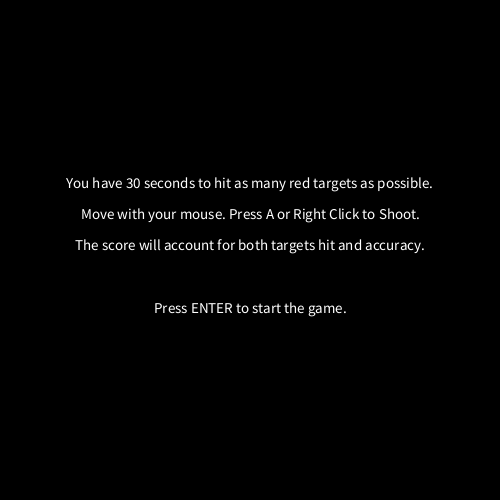
Frame 1 (no input)
Frame 60 (the mouse pressed at the canvas centre just before this capture): identical to frame 1, image omitted
Frame 120 (the mouse held since frame 60 and released just before this capture): identical to frame 1, image omitted

The Processing sketch that drew this single still picture (run headless with seeded random() and noise(); from frame 60 on, the mouse is pressed at the canvas centre):

// Processing sketch: processing_90803
// ── processing_90803.pde

// HOMEWORK 7
// JOSEPH OAK © 2013

float halfwd, halfht, x, y, halfside, triheight, randx, randy, randint, dleft, dright;
float triright, trileft, by, px, contact, ginc, randcoorx, randcoory, prandcoorx, prandcoory; 
float d, x1, y1, x2, y2, time, accuracy, score, shotstaken, crandcoorx, crandcoory;
float xspeed, yspeed, ex, ey, randpos, randneg, bufferwd, bufferht, ewd, eht;
int trigger, randcolor1, randcolor2, randcolor3, countdown;
int phase, startTime, gameTime;

void setup() {
  size(500, 500);
  background(0);
  smooth();
  frameRate(60);
  halfwd = (width/2);
  halfht = (height/2);
  halfside = width * .0625;
  x = width/2;
  y = height - (halfside);
  triheight = y - (halfside * sqrt(3));
  trigger = 0;
  contact = ((height * .0375)/2) + by;
  ginc = height * .108;
  randx();
  randy();
  randcolor1 = int(random(0, 255));
  randcolor2 = int(random(0, 255));
  randcolor3 = int(random(0, 255));
  score = 0;
  gameTime = 30000;
  crandcoorx = randcoorx;
  crandcoory = randcoory;
  
  ex = width/2;
  ey = height/2;
  ewd = halfside;
  eht = halfside;
  xspeed = - 4;
  yspeed = 4;
  bufferwd = (halfside * 2)/2;
  bufferht = (halfside * 2)/2;
  randpos = 4;
  randneg  = - 4;
}

void draw() {
  background( 0 );
  if ( phase == 0 ) {
    instructions( );
  }
  else if (phase == 1) {
     play();
  } else {
    score();
  }
}

// PRINTS INSTRUCTIONS
void instructions() {
  textAlign(CENTER);
  textSize(15);
  text("You have 30 seconds to hit as many red targets as possible.", halfwd, halfht * .75);
  text("Move with your mouse. Press A or Right Click to Shoot.", halfwd, halfht * .875);
  text("The score will account for both targets hit and accuracy.", halfwd, halfht);
  text("Press ENTER to start the game.", halfwd, halfht * 1.25);
}

// GAME
void play() {
  setpx();
  scrim();
  grid();
  drawtriangle();
  drawbullet();
  istriggerpressed();
  target();
  timer();
  checkTime();
}

void mousePressed() {
  if (phase == 1) {
    trigger = 1;
    shotstaken++;
  }
}

void keyPressed() {
  // STARTS/RESETS GAME
  if (keyCode == ENTER) {
    if (phase == 0 || phase == 2) {
        phase = 1;
        startTime = millis();
        score = 0;
        shotstaken = 0;
     }
  }
  // TRIGGER
    if (key == 'a') {
      trigger = 1;
      shotstaken++;
    }
}

// RESETS BULLET POSITION
void istriggerpressed() {
  if (by <= 0) {
    by = height * .8;
    trigger = 0;
  }
}

// SETS PREVIOUS X
void setpx() {
  if (trigger == 1) {
    px = px;
  } else if (trigger == 0) {
    px = x;
  }
}

// DRAWS SCRIM
void scrim() {
  noStroke();
  fill(0);
  rect(0, 0, width, height);
}

// DRAWS GRID
void grid() {
  stroke(100);
  strokeWeight(1);
  // DRAWS DIVISION LINE
  line(0, halfside * 12, width, halfside * 12);
  // DRAWS BASE
  fill(0);
  noStroke();
  rect(0, height - (halfside), width, (halfside * 2));
  stroke(255);
  line(0, height - halfside, width, height - halfside);
}

// DRAWS TRIANGLE
void drawtriangle() {
  x = mouseX;
  triright = x - halfside;
  trileft = x + halfside;
  fill(255);
  stroke(255);
  triangle(trileft , y, x, triheight, triright, y);
}

// DRAWS BULLET
void drawbullet() {
  stroke(255);
  strokeWeight(3);
  if (trigger == 1) {
    fill(255);
    noStroke();
    ellipse(px, by, 10, 10);
    by = by - 30;
  }
  calcdistance();
}

// DRAWS BOUNCING TARGET
void target() {
  moveit();
  circle(ex, ey);
  if (d <= bufferht) {
    fill(255);
    ellipse(ex, ey, halfside * 2, halfside * 2);
    randx();
    randy();
    ex = randcoorx;
    ey = halfside;
    by = height * .8;
    trigger = 0;
    score++;
    delay(50);
  }
}

void circle(float x, float y) {
  fill(255, 0, 0);
  noStroke();
  ellipse(x, y, halfside * 2, halfside * 2);
}

// CALCULATES THE DISTANCE BETWEEN THE TARGET AND THE BULLET
void calcdistance() {
  x1 = ex;
  y1 = ey;
  x2 = px;
  y2 = by;
  d = int(dist(x1, y1, x2, y2));
}

// WRITES TIME REMAINING AND SCORE ABOVE PLAYER
void timer() {
  time = gameTime/1000;
  countdown = gameTime/1000 - ((millis( ) - startTime))/1000;
  textSize(60);
  fill(255);
  if (countdown <= 20 && countdown >= 11) {
    fill(255, 255, 0);
  } else if (countdown <= 10) {
      fill(255, 0, 0);
  }
  textAlign(CENTER);
  text (countdown, x, halfside * 10.5);
  textSize(30);
  fill(255);
  text(int(score), x, halfside * 12);
}

// CHECKS GAME TIME
void checkTime() {
  if (countdown == 0) {
    phase = 2;
  }
}   

// RANDOMIZES X COORDINATE
void randx() {
  randint = int(random(0, 6));
  
  if (randint == 0) {
    randcoorx = halfside * 2;
  }
  if (randint == 1) {
    randcoorx = halfside * 4;
  }
  if (randint == 2) {
    randcoorx = halfside * 6;
  }
  if (randint == 3) {
    randcoorx = halfside * 8;
  }
  if (randint == 4) {
    randcoorx = halfside * 10;
  }
  if (randint == 5) {
    randcoorx = halfside * 12;
  }
}

// RANDOMIZES Y COORDINATE
void randy() {
  randint = int(random(1, 6));
  
  if (randint == 1) {
    randcoory = halfside * 3;
  }
  if (randint == 2) {
    randcoory = halfside * 5;
  }
  if (randint == 3) {
    randcoory = halfside * 7;
  }
  if (randint == 4) {
    randcoory = halfside * 9;
  }
  if (randint == 5) {
    randcoory = halfside * 11;
  }
}

// BOUNCE COMMANDS
void moveit() {
  
  // SETS INITIAL SPEED
  
  ey = ey + yspeed;
  ex = ex + xspeed;
  
  // BOUNCE STATEMENTS
  
  if (ey > (halfside * 12) - bufferht) { // BOUNCE BOTTOM
    yspeed = - yspeed;
    if (xspeed >= 0 && yspeed <= 0) { // JUDGES ANGLE OF ENTRY
      xspeed = randpos;
    }
  } if (ex > width - bufferwd) { // BOUNCE RIGHT
    xspeed = - xspeed;
    if (xspeed <= 0 && yspeed <= 0) { // JUDGES ANGLE OF ENTRY
      yspeed = randneg;
    }
  } else if (ey < bufferht) { // BOUNCE TOP
    yspeed = - yspeed;
    if (xspeed >= 0 && yspeed >= 0) { // JUDGES ANGLE OF ENTRY
      xspeed = randpos;
    }
  } else if (ex < bufferwd) { // BOUNCE LEFT
    xspeed = - xspeed;
    if (xspeed <= 0 && yspeed >= 0) { // JUDGES ANGLE OF ENTRY
      yspeed = randneg;
    }
  }
}

// GAME END SCREEN
void score() {
   accuracy = score/shotstaken * 100; // CALCULATES ACCURACY
   fill(255);
   textSize(15);
   textAlign(CENTER);
   text(+ int(score) + " targets hit", halfwd, halfht * .625);
   text(+ int(shotstaken) + " shots taken", halfwd, halfht * .75);
   text("You were " + int(accuracy) + "% accurate.", halfwd, halfht * .875);
   // GIVES PLAYER RANK
   if (score >= 50 && accuracy > 95) {
     fill(random(255), random(255), random(255));
     text("Rank: Legendary", halfwd, halfht * 1.125);
   } else if (score >= 40 && accuracy > 85) {
     fill(0, 255, 0);
     text("Rank: Sharpshooter", halfwd, halfht * 1.125);
   } else if (score >= 30 && accuracy > 75) {
     fill(255);
     text("Rank: Marksman", halfwd, halfht * 1.125);   
   } else if (score >= 20 && accuracy > 65) {
     fill(255, 255, 0);
     text("Rank: Scout", halfwd, halfht * 1.125);  
   } else {
     fill(255, 0, 0);
     text("Rank: Novice", halfwd, halfht * 1.125);
   }
   // PLAY AGAIN
   fill(255);
   text("Press ENTER to play again", halfwd, halfht * 1.375);
}
